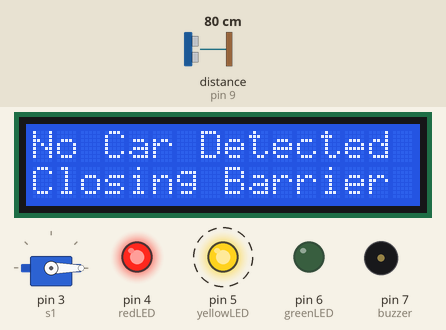
A sketch run on a simulated Arduino Uno, built with avr-gcc and run on an emulated ATmega328P. On the bench: servo, 16×2 character LCD, output pins drawn as LEDs (lit = HIGH), buzzer (waves = sounding). Wiring (inferred from the names in the program): ultrasonic range finder: trigger pin 10; echo pin 9. Dashed ring = blinking. The test bench sets the inputs (shaded band); at power-on: distance to the obstacle (sensor on pin 9) 80 cm. The echo pulse lasts 58.3 µs per cm; pins used as bus, display or sensor lines are not drawn; what the sketch prints to the serial monitor is not drawn.

Above: at 3.2 s.
3.3 s: distance to the obstacle (sensor on pin 9) set to 33 cm
9.7 s: distance to the obstacle (sensor on pin 9) set to 26 cm
At 12.5 s:
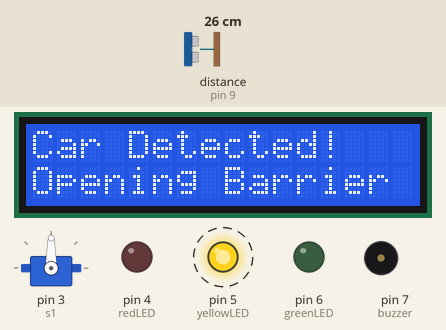
13.2 s: distance to the obstacle (sensor on pin 9) set to 35 cm
At 15.6 s:
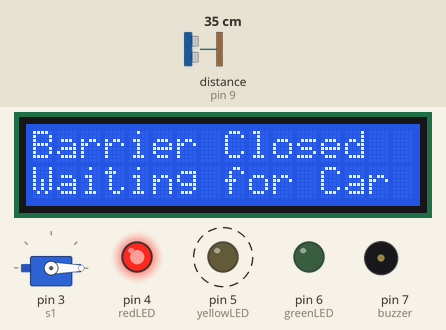
16.2 s: distance to the obstacle (sensor on pin 9) set to 2 cm
At 20.1 s:
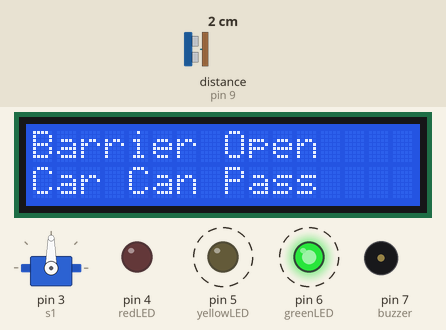
22.6 s: distance to the obstacle (sensor on pin 9) set to 60 cm
At 26.2 s:
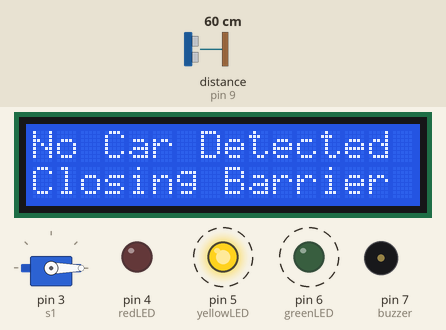
26.4 s: distance to the obstacle (sensor on pin 9) set to 4 cm
At 27.12 s:
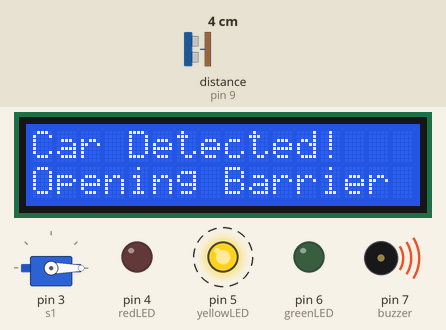
Timing chart, 0 to 30.4 s (numbered marks = the images above; inputs shaded):
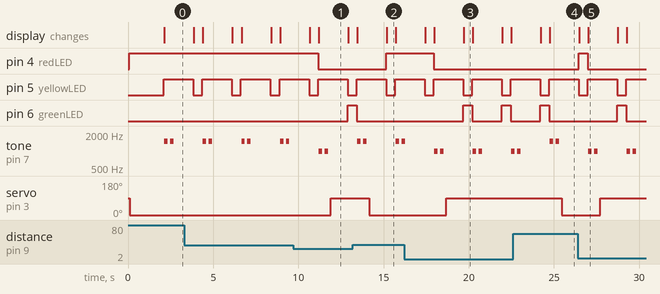

The sketch:

parking_intelligent.ino
```cpp
// === SMART PARKING SYSTEM ===
// Ce programme contrôle une barrière automatique pour un système de parking intelligent
// Il utilise un capteur ultrasonique pour détecter les voitures, un servo moteur pour la barrière,
// un écran LCD pour afficher l’état, des LEDs pour indiquer les états, et un buzzer pour les alertes sonores.

#include <Servo.h>               // Bibliothèque pour contrôler le servo moteur
#include <Wire.h>                // Nécessaire pour la communication I2C
#include <LiquidCrystal_I2C.h>   // Bibliothèque pour l’écran LCD I2C

// === Initialisation de l’écran LCD ===
// Adresse 0x27 ou 0x3F selon le modèle (16 colonnes x 2 lignes)
LiquidCrystal_I2C lcd(0x27, 16, 2);

// === Déclaration du servo moteur ===
Servo s1;

// === Définition des broches ===
const int trigPin = 10;          // Broche TRIG du capteur ultrason
const int echoPin = 9;           // Broche ECHO du capteur ultrason
const int redLED = 4;            // LED rouge → barrière fermée
const int yellowLED = 5;         // LED jaune → transition / détection
const int greenLED = 6;          // LED verte → barrière ouverte
const int buzzer = 7;            // Buzzer → signal sonore ouverture/fermeture

// === Variables globales ===
long duration;                   // Durée du signal ultrasonique
int distanceCm;                  // Distance mesurée en centimètres

void setup() {
  Serial.begin(9600);            // Démarrage du moniteur série (pour debug)

  // Configuration des broches
  pinMode(trigPin, OUTPUT);
  pinMode(echoPin, INPUT);
  pinMode(redLED, OUTPUT);
  pinMode(yellowLED, OUTPUT);
  pinMode(greenLED, OUTPUT);
  pinMode(buzzer, OUTPUT);

  // Attacher le servo à la broche 3
  s1.attach(3);

  // Initialisation de l’écran LCD
  lcd.init();
  lcd.backlight();               // Allumer le rétroéclairage

  // === État initial ===
  s1.write(0);                   // Barrière fermée
  digitalWrite(redLED, HIGH);    // LED rouge allumée
  digitalWrite(yellowLED, LOW);
  digitalWrite(greenLED, LOW);
  digitalWrite(buzzer, LOW);     // Buzzer éteint

  // Message de démarrage
  lcd.setCursor(0, 0);
  lcd.print("Parking System");
  lcd.setCursor(0, 1);
  lcd.print("Barrier Closed");
  delay(2000);
}

void loop() {
  // === Mesure de la distance ===
  digitalWrite(trigPin, LOW);
  delayMicroseconds(2);
  digitalWrite(trigPin, HIGH);   // Envoi d’une impulsion ultrasonique
  delayMicroseconds(10);
  digitalWrite(trigPin, LOW);

  duration = pulseIn(echoPin, HIGH, 20000);  // Lecture du signal réfléchi (timeout 20 ms)
  distanceCm = duration * 0.034 / 2;         // Conversion du temps en distance (cm)

  Serial.print("Distance: ");
  Serial.print(distanceCm);
  Serial.println(" cm");

  // === Si une voiture est détectée (moins de 30 cm) ===
  if (distanceCm > 0 && distanceCm < 30) {
    digitalWrite(redLED, LOW);
    digitalWrite(yellowLED, HIGH);   // LED jaune pendant ouverture
    digitalWrite(greenLED, LOW);

    lcd.clear();
    lcd.setCursor(0, 0);
    lcd.print("Car Detected!");
    lcd.setCursor(0, 1);
    lcd.print("Opening Barrier");

    // 🔊 2 bips courts à l’ouverture
    for (int i = 0; i < 2; i++) {
      tone(buzzer, 1000);       // Son de 1000 Hz
      delay(200);
      noTone(buzzer);
      delay(150);
    }

    s1.write(90);                // Ouvrir la barrière (servo à 90°)
    delay(1000);

    // Barrière ouverte
    digitalWrite(yellowLED, LOW);
    digitalWrite(greenLED, HIGH);

    lcd.clear();
    lcd.setCursor(0, 0);
    lcd.print("Barrier Open");
    lcd.setCursor(0, 1);
    lcd.print("Car Can Pass");
  }
  else {
    // === Aucune voiture → fermer la barrière ===
    digitalWrite(greenLED, LOW);
    digitalWrite(yellowLED, HIGH);

    lcd.clear();
    lcd.setCursor(0, 0);
    lcd.print("No Car Detected");
    lcd.setCursor(0, 1);
    lcd.print("Closing Barrier");

    // 🔊 2 bips courts à la fermeture
    for (int i = 0; i < 2; i++) {
      tone(buzzer, 1500);       // Son de 1500 Hz
      delay(200);
      noTone(buzzer);
      delay(150);
    }

    s1.write(0);                 // Fermer la barrière (servo à 0°)
    delay(1000);

    // Barrière fermée
    digitalWrite(yellowLED, LOW);
    digitalWrite(redLED, HIGH);

    lcd.clear();
    lcd.setCursor(0, 0);
    lcd.print("Barrier Closed");
    lcd.setCursor(0, 1);
    lcd.print("Waiting for Car");
  }

  delay(500); // Petite pause avant la prochaine mesure
}
```

Measured:
- the behaviour switches between 31 and 30 cm on distance to the obstacle (sensor on pin 9) (found by bisection; images 0 and 1)
- after the input at 9.7 s, pin 4 (redLED): HIGH → LOW after 1.5 s; pin 6 (greenLED): LOW → HIGH after 3.2 s; servo on pin 3 (s1): 0° → 90° after 2.2 s; the display: first differs from a run without the input after 1.5 s (image 1)
- after the input at 13.2 s, pin 4 (redLED): LOW → HIGH after 2.0 s; pin 6 (greenLED): goes on until 13.4 s, then stays LOW; servo on pin 3 (s1): 90° → 0° after 0.95 s; the display: first changes after 0.25 s (image 2 shows a later state)
- after the input at 16.2 s, pin 4 (redLED): HIGH → LOW after 1.8 s; pin 6 (greenLED): alternates HIGH for 0.53 s and LOW for 1.7 s, starting after 3.5 s; servo on pin 3 (s1): 0° → 90° after 2.5 s; the display: first differs from a run without the input after 1.8 s (image 3 shows a later state)
- after the input at 22.6 s, servo on pin 3 (s1): 90° → 0° after 2.9 s; the display: first differs from a run without the input after 2.2 s (image 4)
- after the input at 26.4 s, pin 6 (greenLED): LOW → HIGH after 2.3 s, → LOW 0.53 s later; servo on pin 3 (s1): 0° → 90° after 1.3 s; the display: first differs from a run without the input after 0.62 s (image 5)
- by itself, pin 5 (yellowLED): alternates HIGH for 1.7 s and LOW for 0.53 s
- by itself, tone on pin 7 (buzzer): repeats every 2.3 s: 1000 Hz 0.20 s, silent 0.15 s, 1000 Hz 0.20 s, silent 1.7 s
